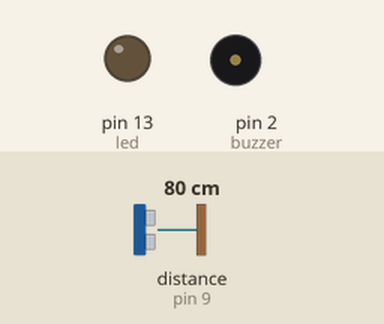
Bench run of a sketch on a simulated Arduino Uno, built with avr-gcc and run on an emulated ATmega328P. Shown: output pins drawn as LEDs (lit = HIGH), buzzer (waves = sounding). Wiring (inferred from the names in the program): ultrasonic range finder: trigger pin 10; echo pin 9. Dashed ring = blinking. The test bench sets the inputs (shaded band); at power-on: distance to the obstacle (sensor on pin 9) 80 cm. The echo pulse lasts 58.3 µs per cm; pins used as bus, display or sensor lines are not drawn.

Above: at 1.2 s.
1.3 s: distance to the obstacle (sensor on pin 9) set to 24 cm
2.8 s: distance to the obstacle (sensor on pin 9) set to 19 cm
At 3.6 s:
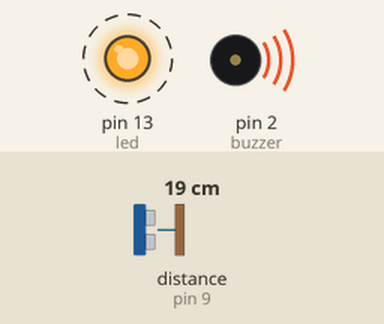
5.8 s: distance to the obstacle (sensor on pin 9) set to 35 cm
At 6.9 s:
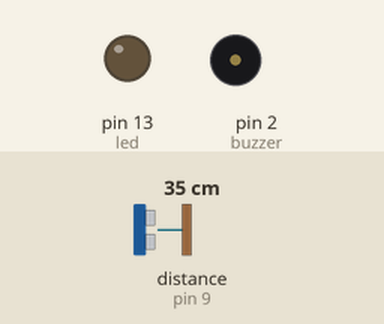
7.5 s: distance to the obstacle (sensor on pin 9) set to 2 cm
At 8.0 s:
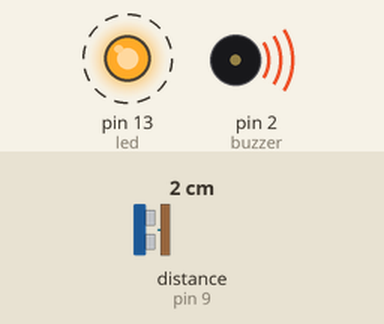
Timing chart, 0 to 11.5 s (numbered marks = the images above; inputs shaded):
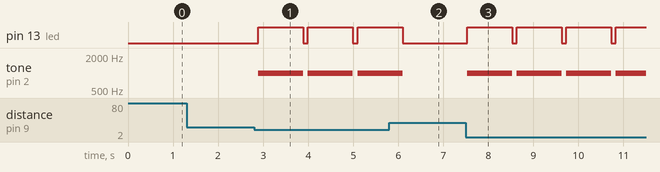

Measured:
- the behaviour switches between 22 and 21 cm on distance to the obstacle (sensor on pin 9) (found by bisection; images 0 and 1)
- after the input at 1.3 s, every drawn part: stays the same
- after the input at 2.8 s, pin 13 (led): alternates HIGH for 1.0 s and LOW for 0.10 s, starting after 0.09 s; tone on pin 2 (buzzer): alternates 1000 Hz for 1.0 s and silent for 0.10 s, starting after 0.09 s
- after the input at 5.8 s, pin 13 (led): goes on until 6.1 s, then stays LOW; tone on pin 2 (buzzer): goes on until 6.1 s, then stays silent
- after the input at 7.5 s, pin 13 (led): alternates HIGH for 1.0 s and LOW for 0.10 s, starting at once; tone on pin 2 (buzzer): alternates 1000 Hz for 1.0 s and silent for 0.10 s, starting at once

The sketch:

sketch_feb18a.ino
```cpp
const int led = 13 ;
const int buzzer= 2;
const int trigpin = 10; //generates pulses for detection
const int echopin= 9;  // recieves if there is a revertion of the detection

void setup() {
Serial.begin(9600);
pinMode(led,OUTPUT);
pinMode(buzzer,OUTPUT);
pinMode(trigpin,OUTPUT);
pinMode(echopin,INPUT);
}
void loop() {
digitalWrite(led,LOW);
digitalWrite(trigpin,LOW);
delay(100);
noTone(buzzer);
digitalWrite(trigpin,HIGH);
digitalWrite(trigpin,LOW);
float distance = pulseIn(echopin,HIGH);
distance=distance*0.0001657;
float dist_inches=distance*39.37;
if(dist_inches < 8){
  digitalWrite(led,HIGH);
  tone(buzzer,1000);
 delay(1000);
   noTone(buzzer);
}
else {
    digitalWrite(led,LOW);
      noTone(buzzer);
}
}
```
